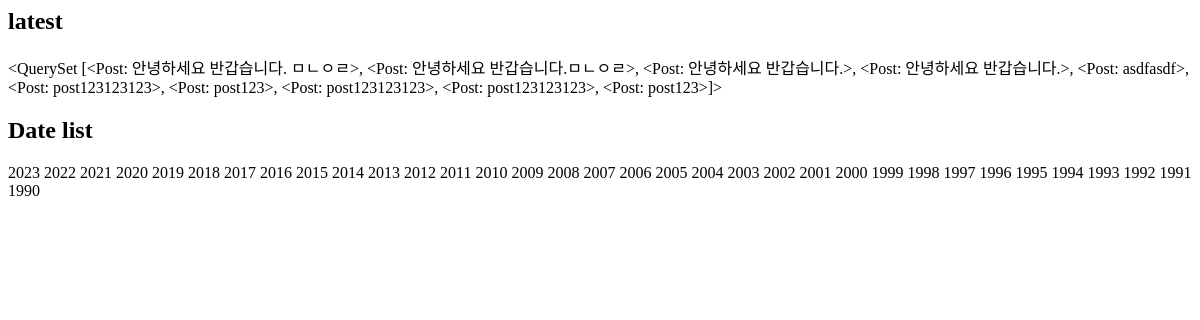
The app's page /instagram/archive/, older data.
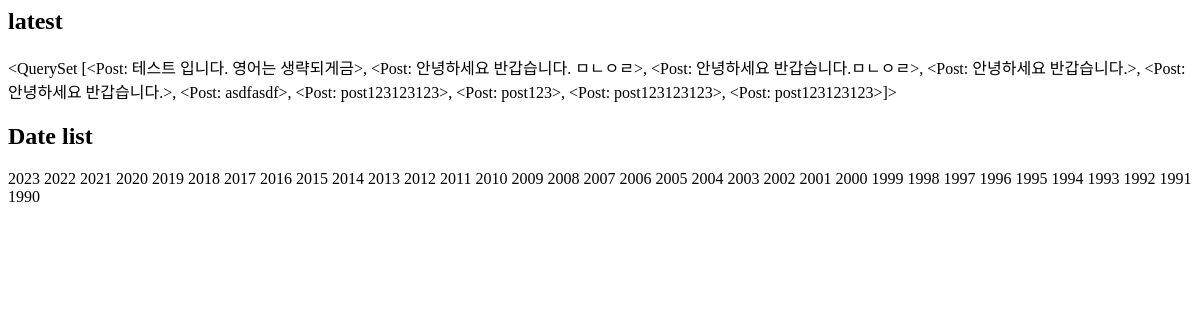
The same page, newer data.
### gram/models.py (models this page shows, shortened)
class Post(models.Model):
    author = models.ForeignKey(
        settings.AUTH_USER_MODEL, on_delete=models.CASCADE)
    message = models.TextField(
        validators=[MinLengthValidator(10)]
    )
    photo = models.ImageField(blank=True, upload_to='gram/post/%Y%m%d')
    tag_set = models.ManyToManyField('Tag', blank=True)
    is_public = models.BooleanField(default=False, verbose_name='공개여부')
    created_at = models.DateTimeField(auto_now_add=True)
    updated_at = models.DateTimeField(auto_now=True)
    def __str__(self):
        return self.message
    class Meta:
        ordering = ['-id']

### templates/gram/post_archive.html
<h2>latest</h2>
{{ latest }}
<h2>Date list</h2>
{% for date in date_list %}
    {{ date|date:"Y" }}
{% endfor %}

Row changes from the older to the newer data that the page shows:
no longer on this page (row unchanged): Post: message.message "<QuerySet [<Post: 안녕하세요 반갑습니다. ㅁㄴㅇㄹ>, <Post: 안녕하세요 반갑습니다.ㅁㄴㅇㄹ>, <Post: 안녕하세요 반갑습니다.>, <Post: 안녕하세요 반갑습니다.>, <Post: asdfasdf>, <Post: post123123123>, <Post: post123>, <Post: post123123123>, <Post: post123123123>, <Post: post123>]>"
added Post: message.message "<QuerySet [<Post: 테스트 입니다. 영어는 생략되게금>, <Post: 안녕하세요 반갑습니다. ㅁㄴㅇㄹ>, <Post: 안녕하세요 반갑습니다.ㅁㄴㅇㄹ>, <Post: 안녕하세요 반갑습니다.>, <Post: 안녕하세요 반갑습니다.>, <Post: asdfasdf>, <Post: post123123123>, <Post: post123>, <Post: post123123123>, <Post: post123123123>]>"
